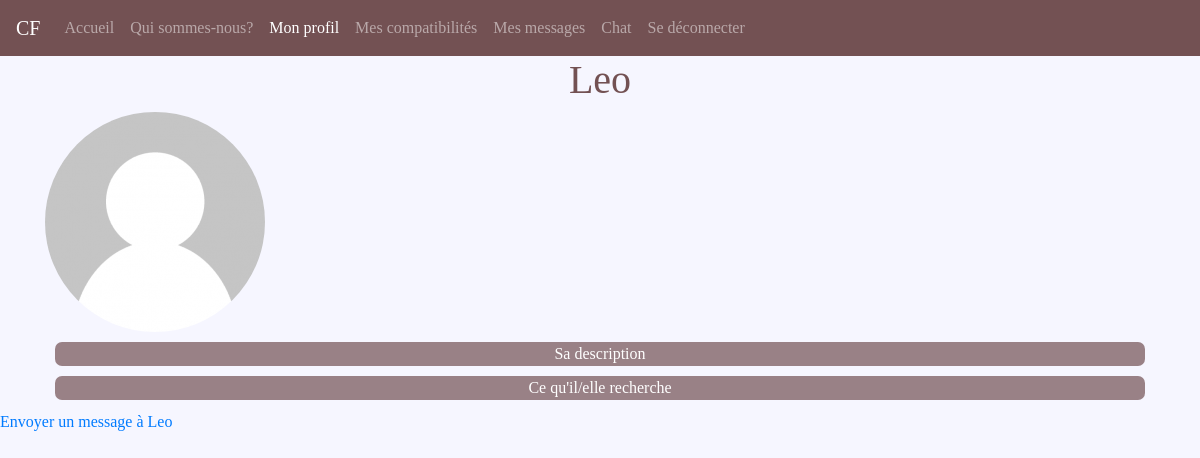
Page /profil/2 on the earlier database version.
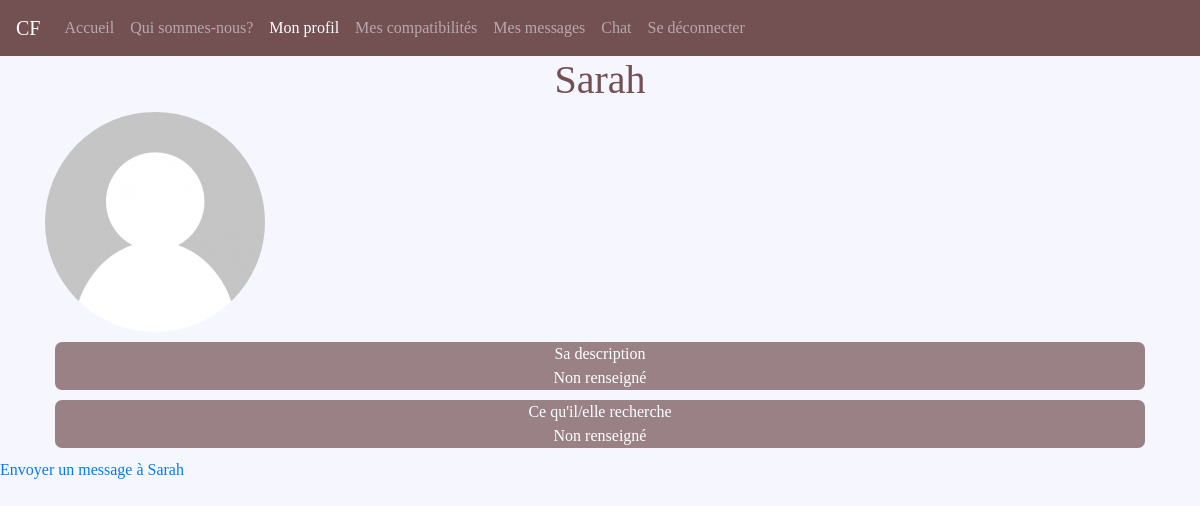
Same page on the later database version.
### models.py (models this page shows, shortened)
class users(db.Model):
  __tablename__='users'
  __bind_key__ = 'users'
  _id = db.Column("id",db.Integer,primary_key=True)
  firstname = db.Column(db.String(100))
  lastname = db.Column(db.String(100))
  email = db.Column(db.String(120), unique=True)
  gender=db.Column(db.Integer) #=1 if man et 2 if woman
  man=db.Column(db.Integer)
  woman=db.Column(db.Integer)
  region=db.Column(db.Integer)
  same_region=db.Column(db.Integer)
  pwdhash = db.Column(db.String(54))
  image_file = db.Column(db.String(20), nullable=False, default='..\profile_pics\default.jpg')
  description = db.Column(db.String(200),default="Non renseigné")
  recherche=db.Column(db.String(200),default="Non renseigné")
  messages_sent = db.relationship('Message',foreign_keys='Message.sender_id',backref='author', lazy='dynamic')
  messages_received = db.relationship('Message',foreign_keys='Message.recipient_id',backref='recipient', lazy='dynamic')

### routes.py (the view)
@app.route('/profil/<id>',methods=['GET','POST'])
def profilext(id):
  user = users.query.filter_by(_id = id).first()
  image_file = url_for('static', filename='profile_pics/' + user.image_file)
  form=SendMessage()
  if form.validate_on_submit():
      if form.message.data:
          flash('Ton message a bien été envoyé!', 'success')
          form.message.data=None
          return render_template("profilext.html",user=user,image_file=image_file,form=form)
  return render_template("profilext.html",user=user,image_file=image_file,form=form)

### templates/profilext.html (shortened to what this page needs)
<!DOCTYPE html>
<html>
<head>
<link
rel="stylesheet"
href="https://stackpath.bootstrapcdn.com/bootstrap/4.4.1/css/bootstrap.min.css"
integrity="sha384-Vkoo8x4CGsO3+Hhxv8T/Q5PaXtkKtu6ug5TOeNV6gBiFeWPGFN9MuhOf23Q9Ifjh"
crossorigin="anonymous"
>
	<link rel="stylesheet" type="text/css" media="screen" href=../static/styles/base.css>
</head>
<body>
	 <div class="container-fluid">
      <div class="row">
        <nav class="col navbar navbar-expand-lg navbar-dark">
          <a class="navbar-brand">CF</a>
          <div id="navbarContent" class="collapse navbar-collapse">
            <ul class="navbar-nav">
              <li class="nav-item">
                <a class="nav-link" href="">Accueil</a>
              </li>
              <li class="nav-item">
                <a class="nav-link" href="#">Qui sommes-nous?</a>
              </li>
                 <li class="nav-item active">
                <a class="nav-link" href="{{url_for('profile')}}">Mon profil</a>
              </li>
                 <li class="nav-item">
                <a class="nav-link" href="{{url_for('compa')}}">Mes compatibilités</a>
              </li>
              <li class="nav-item">
                <a class="nav-link" href="#">Mes messages</a>
              </li>
              <li class="nav-item">
                <a class="nav-link" href="{{url_for('chat')}}">Chat</a>
              </li>
              <li class="nav-item">
                <a class="nav-link" href="{{ url_for('signout') }}">Se déconnecter</a>
              </li>
            </ul>
          </div>
        </nav>
      </div>
    </div>
  <div class= "container">
  <h1> {{ user.firstname }} </h1>
  <img class="rounded-circle account-img" src="{{ image_file }}"> <br>
  <div class="bloc">
    <div class="section_title"> Sa description </div>
    <div class="section_content"> {{ user.description }} </div>
    </div>
    <div class="bloc">
    <div class="section_title"> Ce qu'il/elle recherche </div>
    <div class="section_content"> {{ user.recherche }} </div>
    </div>
  </div>
  <a href={{url_for('send_message',id=user._id)}}> Envoyer un message à {{user.firstname}} </a>
</body>
  </html>

### static/styles/base.css (style rules this page uses)
body { font-family: "Apple Chancery, cursive"; color:#735153; background-color: rgba(211,211,256,0.2); }
h1 { text-align:center; }
.bloc { border: 1px ; height:100%; -moz-border-radius:7px; -webkit-border-radius:7px; border-radius:7px; background-color:rgba(115,81,83,0.7); color:white; align-items:center; text-align: center; margin: 10px; }
.navbar { background-color:#735153; }

Differences in the rows shown:
changed users: firstname "Leo" → "Sarah"; description (not shown) → "Non renseigné"; recherche (not shown) → "Non renseigné"
